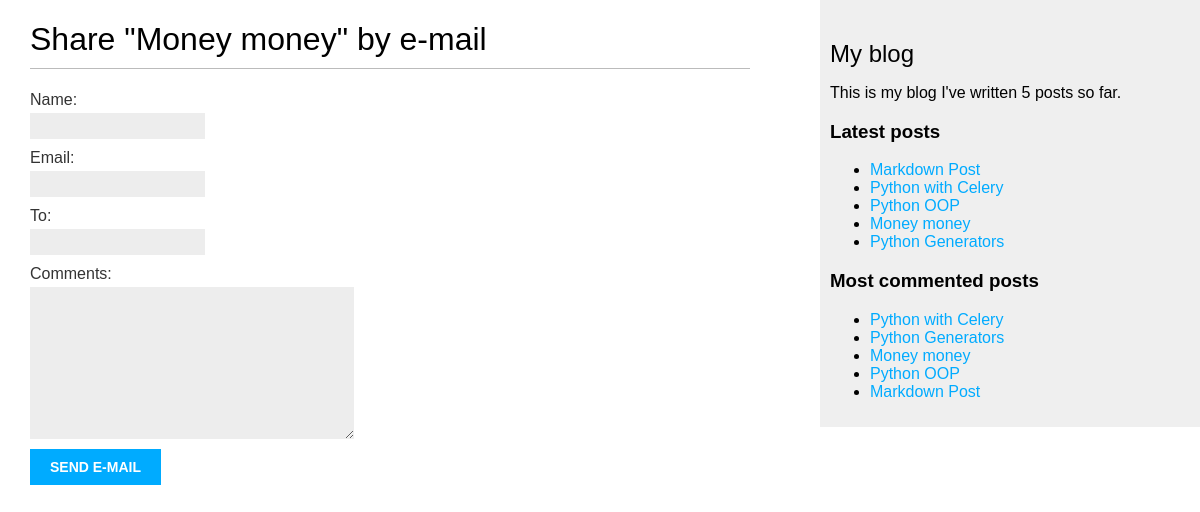
The app's page /2/share/ with its own data.
### main/models.py (models this page shows, shortened)
class Post(models.Model):
    class PublishedManager(models.Manager):
        def get_queryset(self):
            return super().get_queryset().filter(status=Post.Status.PUBLISHED)
    class Status(models.TextChoices):
        DRAFT = "DF", "Draft"
        PUBLISHED = "PB", "Published"
    title = models.CharField(max_length=250)
    slug = models.SlugField(max_length=250, unique_for_date="publish")
    author = models.ForeignKey(
        User, on_delete=models.CASCADE, related_name="blog_posts"
    )
    body = models.TextField()
    publish = models.DateTimeField(default=timezone.now)
    created = models.DateTimeField(auto_now_add=True)
    updated = models.DateTimeField(auto_now=True)
    status = models.CharField(
        max_length=2, choices=Status.choices, default=Status.DRAFT
    )
    objects = models.Manager()
    published = PublishedManager()
    class Meta:
        ordering = ["-publish"]
        indexes = [
            models.Index(fields=["-publish"]),
        ]
    def get_absolute_url(self):
        return reverse('main:post_detail', args=[self.publish.year,
                                                  self.publish.month,
                                                  self.publish.day,
                                                  self.slug])
    tags = TaggableManager()

### main/views.py (the view)
# urls.py: path('<int:post_id>/share/', views.post_share, name="post_share"),
def post_share(request, post_id):
    post = get_object_or_404(Post, id=post_id, status=Post.Status.PUBLISHED)
    sent = False
    if request.method == 'POST':
        form = EmailPostForm(request.POST)
        if form.is_valid():
            cd = form.cleaned_data
            post_url = request.build_absolute_uri(post.get_absolute_url())
            subject = f"{cd['name']} recommends you read {post.title}"
            message = f"Read {post.title} at {post_url}\n\n" \
                      f"{cd['name']}\'s comments: {cd['comments']}"
            send_mail(subject, message, 'vladsolomennikov@mail.ru', [cd['to']])
            sent = True
    else:
        form = EmailPostForm()
    return render(request, 'post/share.html', {'post': post, 'form': form, 'sent': sent})

### main/forms.py
class EmailPostForm(forms.Form):
    name = forms.CharField(max_length=25)
    email = forms.EmailField()
    to = forms.EmailField()
    comments = forms.CharField(required=False, widget=forms.Textarea)

### main/templatetags/blog_tags.py (called while the page is built)
@register.simple_tag
def total_posts():
    return Post.published.count()

@register.inclusion_tag("post/latest_posts.html")
def show_latest_posts(count=5):
    latest_posts = Post.published.order_by("-publish")[:count]
    return {"latest_posts": latest_posts}

@register.simple_tag
def get_most_commented_posts(count=5):
    return Post.published.annotate(
        total_comments=Count("comments")
    ).order_by('-total_comments')[:count]

### main/templates/post/share.html (shortened to what this page needs)
{% extends 'base.html' %}
{% block content %}
  {% if sent %}
    <h1>E-mail successfully sent</h1>
    <p>"{{ post.title }}" was successfully sent to {{ form.cleaned_data.to }}.</p>
  {% else %}
    <h1>Share "{{ post.title }}" by e-mail</h1>
    <form method="post">
      {{ form.as_p }}
      <input type="submit" value="Send e-mail" />
    </form>
  {% endif %}
{% endblock %}

### main/templates/base.html (shortened to what this page needs)
{% load blog_tags %}
{% load static %}
<!DOCTYPE html>
<html>
  <head>
    <link rel="stylesheet" href="{% static 'css/main.css' %}" />
  </head>
  <body>
    <div id="content">
      {% block content %}
      {% endblock %}
    </div>
    <div id="sidebar">
        <h2>My blog</h2>
        <p>
          This is my blog
          I've written {% total_posts %} posts so far.
        </p>
        <h3>Latest posts</h3>
        {% show_latest_posts %}
        <h3>Most commented posts</h3>
        {% get_most_commented_posts as most_commented_posts %}
        <ul>
          {% for post in most_commented_posts %}
          <li>
            <a href="{{ post.get_absolute_url }}">{{ post.title }}</a>
          </li>
          {% endfor %}
        </ul>
    </div>
  </body>
</html>

### main/templates/post/latest_posts.html
<ul>
    {% for post in latest_posts %}
    <li>
        <a href="{{ post.get_absolute_url }}">{{ post.title }}</a>
    </li>
    {% endfor %}
</ul>

### main/static/css/main.css (style rules this page uses)
body { margin: 0; padding: 0; font-family: helvetica, sans-serif; }
a { color: #00abff; text-decoration: none; }
h1 { font-weight: normal; border-bottom: 1px solid #bbb; padding: 0 0 10px 0; }
h2 { font-weight: normal; margin: 30px 0 0; }
#content { float: left; width: 60%; padding: 0 0 0 30px; }
#sidebar { float: right; width: 30%; padding: 10px; background: #efefef; height: 100%; }
label { float: left; clear: both; color: #333; margin-bottom: 4px; }
input, textarea { clear: both; float: left; margin: 0 0 10px; background: #ededed; border: 0; padding: 6px 10px; font-size: 12px; }
input[type=submit] { font-weight: bold; background: #00abff; color: #fff; padding: 10px 20px; font-size: 14px; text-transform: uppercase; }

### records on screen
Post: title "Money money"
Post: title "Markdown Post"
Post: title "Python with Celery"
Post: title "Python OOP"
Post: title "Python Generators"
